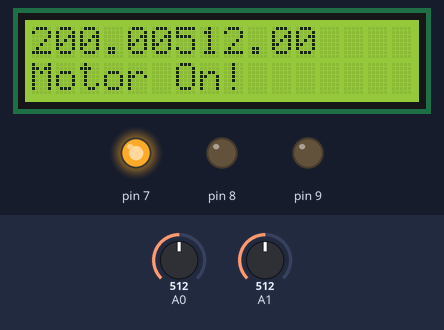
The sketch below on a simulated Arduino Uno, built with avr-gcc and run on an emulated ATmega328P. Parts: 16×2 character LCD, output pins drawn as LEDs (lit = HIGH). The inputs (shaded band) are chosen by the test bench; at power-on: A1 = 512, A0 = 512.

Above: at 1.2 s.
1.3 s: A1 set to 484
At 2.1 s:
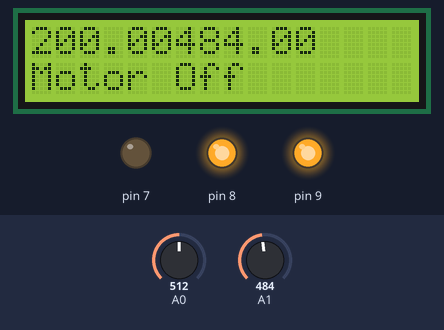
2.8 s: A0 set to 490
At 3.1 s:
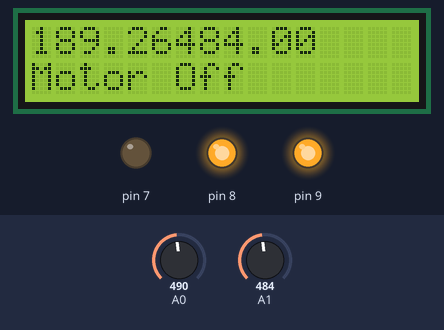
4.3 s: A0 set to 510
At 5.5 s:
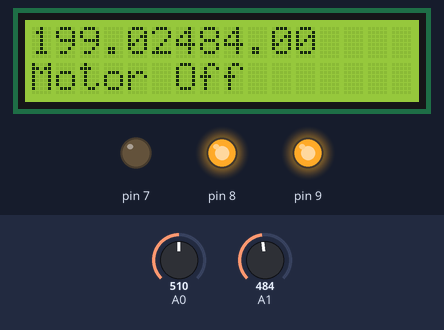
5.8 s: A1 set to 510
At 6.7 s:
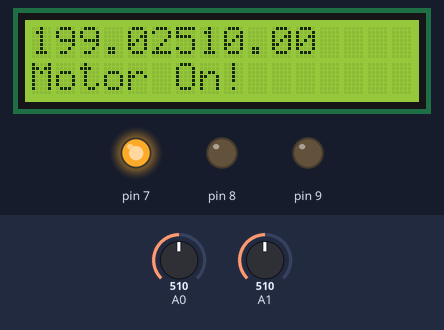
7.3 s: A1 set to 490
At 7.8 s:
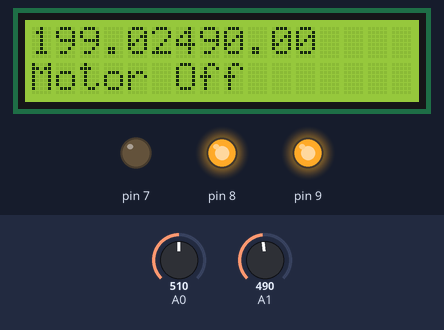
8.8 s: A0 set to 306
At 10.2 s:
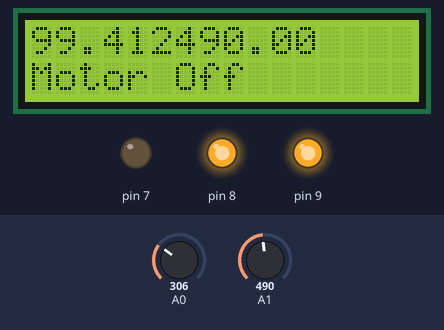
Timing chart, 0 to 11.3 s (numbered marks = the images above; inputs shaded):
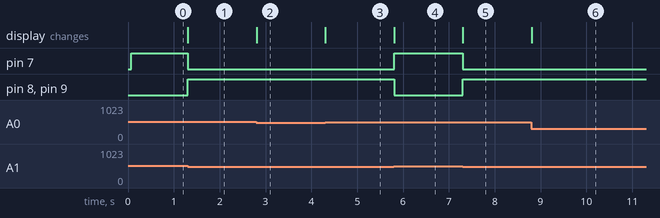

The sketch:

Code.ino
```cpp
#include <LiquidCrystal.h>
const int rs = 12, en = 11, d4 = 5, d5 = 4, d6 = 3, d7 = 2;
LiquidCrystal lcd(rs, en, d4, d5, d6, d7);
void setup(){
pinMode(9, OUTPUT);
pinMode(7, OUTPUT);
pinMode(8, OUTPUT);
pinMode(A0,INPUT);
pinMode(A1,INPUT);
lcd.begin(16, 2);
}
float ip,temp,celsius;
void loop()
{
float moisture=analogRead(A1);
Serial.print(moisture);
ip=analogRead(A0);
temp=(ip*5)/1024;
celsius=(temp-0.5)*100;
lcd.setCursor(0,0);
lcd.print(celsius);
lcd.setCursor(6,0);
lcd.print(moisture);
if(celsius >=25 && moisture >= 500){
digitalWrite(9, LOW);
digitalWrite(7, HIGH);
digitalWrite(8,LOW);
lcd.setCursor(0, 1);
lcd.print("Motor On!");
}
else{
digitalWrite(9, HIGH);
digitalWrite(7,LOW);
digitalWrite(8,HIGH);
lcd.setCursor(0, 1);
lcd.print("Motor Off");;
}}
```

Measured:
- the behaviour switches between 500 and 499 on A1 (found by bisection; images 0 and 1)
- after the input at 1.3 s, pin 7: HIGH → LOW at once; pin 8, pin 9: LOW → HIGH at once; the display: changes at once (image 1)
- after the input at 2.8 s, the display: changes at once (image 2)
- after the input at 4.3 s, the display: changes at once (image 3)
- after the input at 5.8 s, pin 7: LOW → HIGH at once; pin 8, pin 9: HIGH → LOW at once; the display: changes at once (image 4)
- after the input at 7.3 s, pin 7: HIGH → LOW at once; pin 8, pin 9: LOW → HIGH at once; the display: changes at once (image 5)
- after the input at 8.8 s, the display: changes at once (image 6)
